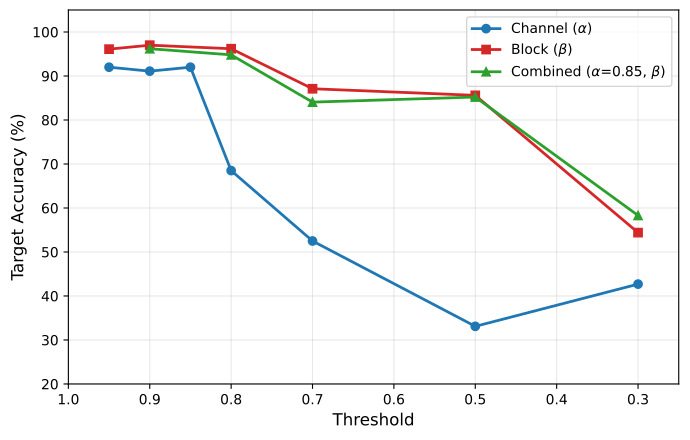

This figure's Python source:
import json
import os
import glob
import matplotlib.pyplot as plt

RESULTS_DIR = os.path.join(os.path.dirname(__file__), "..", "results", "pruning")
OUT_PATH = os.path.join(os.path.dirname(__file__), "pruning_tradeoff.pdf")

channel_only = []
block_only = []
combined = []

for path in glob.glob(os.path.join(RESULTS_DIR, "*.json")):
    name = os.path.basename(path)
    if "baseline" in name:
        continue

    with open(path) as f:
        data = json.load(f)

    cfg = data["config"]
    avg = data["results"]["average"]
    alpha = cfg["channel_alpha"]
    beta = cfg["block_beta"]

    row = {
        "alpha": alpha,
        "beta": beta,
        "target": avg["target"] * 100,
        "model_size": avg["model_size"] * 100,
    }

    if alpha and not beta:
        channel_only.append(row)
    elif beta and not alpha:
        block_only.append(row)
    elif alpha and beta:
        combined.append(row)

# sort by threshold descending (strict to aggressive)
channel_only.sort(key=lambda x: x["alpha"], reverse=True)
block_only.sort(key=lambda x: x["beta"], reverse=True)
combined.sort(key=lambda x: x["beta"], reverse=True)

# use only combined with alpha=0.85
combined_085 = [r for r in combined if r["alpha"] == 0.85]

fig, ax = plt.subplots(figsize=(7, 4.5))

# channel pruning: x = alpha
ax.plot(
    [r["alpha"] for r in channel_only],
    [r["target"] for r in channel_only],
    marker="o", label="Channel ($\\alpha$)", color="#1f77b4", linewidth=2
)

# block pruning: x = beta
ax.plot(
    [r["beta"] for r in block_only],
    [r["target"] for r in block_only],
    marker="s", label="Block ($\\beta$)", color="#d62728", linewidth=2
)

# combined: x = beta (alpha fixed at 0.85)
ax.plot(
    [r["beta"] for r in combined_085],
    [r["target"] for r in combined_085],
    marker="^", label="Combined ($\\alpha$=0.85, $\\beta$)", color="#2ca02c", linewidth=2
)

ax.set_xlabel("Threshold", fontsize=12)
ax.set_ylabel("Target Accuracy (%)", fontsize=12)
ax.set_xlim(1.0, 0.25)
ax.set_ylim(20, 105)
ax.legend(fontsize=10)
ax.grid(True, alpha=0.3)

plt.tight_layout()
plt.savefig(OUT_PATH, bbox_inches="tight")
print(f"Saved to {OUT_PATH}")
